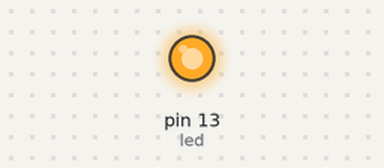
Recording of a sketch running on a simulated Arduino Uno, built with avr-gcc and run on an emulated ATmega328P. Parts: output pins drawn as LEDs (lit = HIGH).

Above: at 0.1 s.
At 120.1 s:
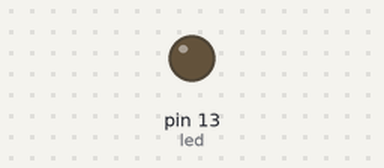
Timing chart, 0 to 121.6 s (numbered marks = the images above):
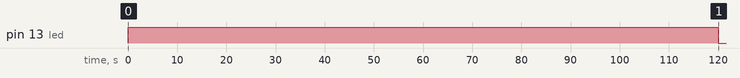

Measured:
- by itself, pin 13 (led): LOW → HIGH at 0.00 s, → LOW 120 s later

The sketch:

timer_for_FMS.ino
```cpp
/* ***********************************************************************************************
*******************************************Aquaponic**********************************************
irrigation(): pin22
using lowpower library

*/


#include <LowPower.h>

#include <Wire.h>

int led=13;
int flag=0;

void setup() {
  pinMode(led,OUTPUT);
  Serial.begin(9600);

}

void loop() {
    digitalWrite(led,HIGH);
    delay(120000);
    digitalWrite(led,LOW);
    sleep_54_minute();

  }


void sleep_54_minute(){
  digitalWrite(led,LOW);
  for (int i=0;i<=405;i++){
    LowPower.powerDown(SLEEP_8S, ADC_OFF, BOD_OFF);
  }
}
```
